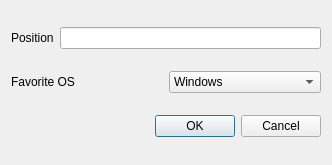
<?xml version="1.0" encoding="UTF-8"?>
<ui version="4.0">
 <class>infoDialog</class>
 <widget class="QDialog" name="infoDialog">
  <property name="geometry">
   <rect>
    <x>0</x>
    <y>0</y>
    <width>332</width>
    <height>165</height>
   </rect>
  </property>
  <property name="windowTitle">
   <string>Dialog</string>
  </property>
  <layout class="QVBoxLayout" name="verticalLayout">
   <item>
    <layout class="QHBoxLayout" name="horizontalLayout">
     <item>
      <widget class="QLabel" name="label">
       <property name="text">
        <string>Position</string>
       </property>
      </widget>
     </item>
     <item>
      <widget class="QLineEdit" name="position_line_edit"/>
     </item>
    </layout>
   </item>
   <item>
    <layout class="QHBoxLayout" name="horizontalLayout_2">
     <item>
      <widget class="QLabel" name="label_2">
       <property name="text">
        <string>Favorite OS</string>
       </property>
      </widget>
     </item>
     <item>
      <widget class="QComboBox" name="favorite_os_combo_box">
       <item>
        <property name="text">
         <string>Windows</string>
        </property>
       </item>
       <item>
        <property name="text">
         <string>LInux</string>
        </property>
       </item>
       <item>
        <property name="text">
         <string>Mac</string>
        </property>
       </item>
      </widget>
     </item>
    </layout>
   </item>
   <item>
    <layout class="QHBoxLayout" name="horizontalLayout_3">
     <item>
      <spacer name="horizontalSpacer">
       <property name="orientation">
        <enum>Qt::Orientation::Horizontal</enum>
       </property>
       <property name="sizeHint" stdset="0">
        <size>
         <width>40</width>
         <height>20</height>
        </size>
       </property>
      </spacer>
     </item>
     <item>
      <widget class="QPushButton" name="ok_button">
       <property name="text">
        <string>OK</string>
       </property>
      </widget>
     </item>
     <item>
      <widget class="QPushButton" name="cancel_button">
       <property name="text">
        <string>Cancel</string>
       </property>
      </widget>
     </item>
    </layout>
   </item>
  </layout>
 </widget>
 <resources/>
 <connections/>
</ui>
